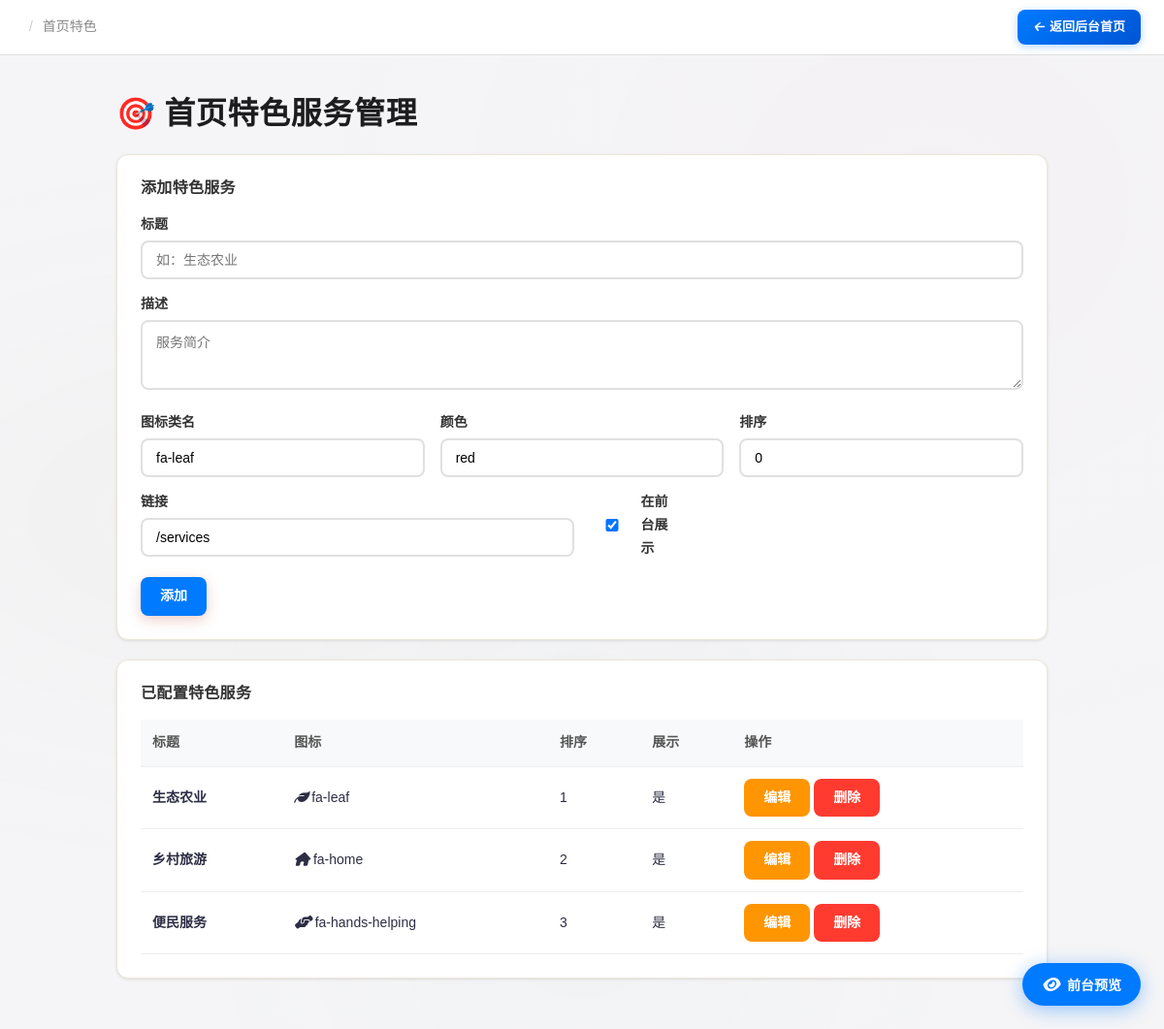
The page /admin/home-features (signed in) on the database its author committed.
### models.py (models this page shows)
class HomeFeature(db.Model):
    __tablename__ = "home_features"
    id = db.Column(db.Integer, primary_key=True)
    title = db.Column(db.String(100), nullable=False)  # 标题，如「生态农业」
    description = db.Column(db.Text, default="")  # 描述
    icon = db.Column(db.String(50), default="fa-leaf")  # FontAwesome 图标类名
    icon_color = db.Column(
        db.String(20), default="red"
    )  # red/jade/gold/ink 对应现有配色
    link = db.Column(db.String(200), default="/services")  # 了解更多链接
    sort_order = db.Column(db.Integer, default=0)  # 排序（越小越靠前）
    is_active = db.Column(db.Boolean, default=True)  # 是否在前台展示
    created_at = db.Column(db.DateTime, default=datetime.utcnow)

### routes/admin.py (the view, shortened to what this page needs)
@admin_bp.route("/admin/home-features", methods=["GET", "POST"])
@admin_required
def admin_home_features():
    features = HomeFeature.query.order_by(
        HomeFeature.sort_order, HomeFeature.id
    ).all()
    return render_template("admin_home_features.html", features=features)

### models.py (called while the page is built)
    @classmethod
    def get(cls):
        try:
            row = cls.query.first()
        except Exception:
            row = None
        if row is None:
            row = cls(id=1, **cls.default_values())
        return row

    @property
    def nav_items(self):
        try:
            items = json.loads(self.nav_menu) if self.nav_menu else []
        except (json.JSONDecodeError, TypeError):
            items = []
        if not isinstance(items, list):
            items = []
        items = [i for i in items if i.get("is_active", True)]
        items.sort(key=lambda x: x.get("sort_order", 0))
        return items

    @property
    def footer_link_groups(self):
        try:
            groups = json.loads(self.footer_links) if self.footer_links else []
        except (json.JSONDecodeError, TypeError):
            groups = []
        return groups if isinstance(groups, list) else []

### templates/admin_home_features.html (shortened to what this page needs)
{% extends 'base.html' %} {% block title %}首页特色服务管理 - 管理后台{% endblock %}  {% block content %}
<div class="admin-wrap">
  <h2>🎯 首页特色服务管理</h2>
  <div class="card">
    <h3>添加特色服务</h3>
    <form method="post" action="{{ url_for('admin.admin_home_features') }}">
      <div class="form-group">
        <label for="title">标题</label>
        <input type="text" id="title" name="title" required placeholder="如：生态农业" />
      </div>
      <div class="form-group">
        <label for="description">描述</label>
        <textarea id="description" name="description" rows="3" placeholder="服务简介"></textarea>
      </div>
      <div class="row-3">
        <div class="form-group">
          <label for="icon">图标类名</label>
          <input type="text" id="icon" name="icon" value="fa-leaf" placeholder="fa-leaf" />
        </div>
        <div class="form-group">
          <label for="icon_color">颜色</label>
          <input type="text" id="icon_color" name="icon_color" value="red" placeholder="red/jade/gold" />
        </div>
        <div class="form-group">
          <label for="sort_order">排序</label>
          <input type="number" id="sort_order" name="sort_order" value="0" />
        </div>
      </div>
      <div class="row-2">
        <div class="form-group">
          <label for="link">链接</label>
          <input type="text" id="link" name="link" value="/services" placeholder="/services" />
        </div>
        <div class="form-group" style="display:flex; align-items:flex-end;">
          <label style="display:flex; align-items:center; gap:6px; font-weight:600;">
            <input type="checkbox" name="is_active" checked /> 在前台展示
          </label>
        </div>
      </div>
      <button type="submit" class="btn btn-primary">添加</button>
    </form>
  </div>
  <div class="card">
    <h3>已配置特色服务</h3>
    {% if features %}
    <div class="table-wrap">
      <table>
        <thead>
          <tr>
            <th>标题</th>
            <th>图标</th>
            <th>排序</th>
            <th>展示</th>
            <th>操作</th>
          </tr>
        </thead>
        <tbody>
          {% for f in features %}
          <tr>
            <td><strong>{{ f.title }}</strong></td>
            <td><i class="fas {{ f.icon }}"></i> {{ f.icon }}</td>
            <td>{{ f.sort_order }}</td>
            <td>{{ '是' if f.is_active else '否' }}</td>
            <td>
              <button class="btn btn-warning btn-sm" onclick="editFeature({{ f.id }}, '{{ f.title|e }}', '{{ f.description|e }}', '{{ f.icon }}', '{{ f.icon_color }}', '{{ f.link }}', {{ f.sort_order }}, {{ 'true' if f.is_active else 'false' }})">编辑</button>
              <button class="btn btn-danger btn-sm" onclick="deleteFeature({{ f.id }})">删除</button>
            </td>
          </tr>
          {% endfor %}
        </tbody>
      </table>
    </div>
    {% else %}
    <p style="color:#999; text-align:center; padding:20px;">暂无特色服务，请添加</p>
    {% endif %}
  </div>
</div>
{% endblock %}

### static/css/style.css (style rules this page uses)
:root { --cinnabar: #c45c48; --cinnabar-light: #d97b6a; --cinnabar-pale: #f5e0dc; --jade: #5a8a7f; --jade-light: #7ab5a8; --jade-pale: #e0f0ec; --gold: #b8956a; --gold-light: #d4b896; --gold-pale: #f5efe6; --ink-dark: #1a1a2e; --ink: #2d2d44; --ink-light: #4a4a6a; --ink-muted: #7a7a9a; --paper: #faf8f3; --paper-warm: #f5f0e8; --paper-deep: #ebe5d9; --shadow-sm: 0 1px 3px rgba(26, 26, 46, 0.06); --shadow-md: 0 4px 16px rgba(26, 26, 46, 0.08); --shadow-lg: 0 8px 32px rgba(26, 26, 46, 0.1); --shadow-xl: 0 16px 48px rgba(26, 26, 46, 0.12); --font-display: "Noto Serif SC", "Source Han Serif SC", serif; --font-body: "Noto Sans SC", "PingFang SC", "Microsoft YaHei", sans-serif; --font-mono: "JetBrains Mono", "Fira Code", monospace; --radius-sm: 8px; --radius-md: 12px; --radius-lg: 16px; --radius-xl: 20px; --radius-full: 9999px; --space-1: 4px; --space-2: 8px; --space-3: 12px; --space-4: 16px; --space-5: 20px; --space-6: 24px; --space-8: 32px; --space-10: 40px; --space-12: 48px; --space-16: 64px; --ease-out: cubic-bezier(0.16, 1, 0.3, 1); --ease-in-out: cubic-bezier(0.65, 0, 0.35, 1); --duration-fast: 150ms; --duration-normal: 250ms; --duration-slow: 400ms; }
*, *::before, *::after { box-sizing: border-box; margin: 0; padding: 0; }
html { font-size: 16px; -webkit-font-smoothing: antialiased; -moz-osx-font-smoothing: grayscale; }
body { font-family: var(--font-body); background: var(--paper); color: var(--ink); line-height: 1.7; min-height: 100vh; display: flex; flex-direction: column; }
h1, h2, h3, h4, h5, h6 { font-family: var(--font-display); font-weight: 700; line-height: 1.3; color: var(--ink-dark); letter-spacing: 0.02em; }
h2 { font-size: clamp(1.4rem, 1.1rem + 1.5vw, 2rem); }
h3 { font-size: clamp(1.1rem, 0.95rem + 0.75vw, 1.35rem); }
.card { background: white; border-radius: var(--radius-lg); border: 1px solid var(--paper-deep); box-shadow: var(--shadow-sm); transition: all var(--duration-normal) var(--ease-out); }
.btn { display: inline-flex; align-items: center; justify-content: center; gap: var(--space-2); padding: 10px 24px; border-radius: var(--radius-md); font-size: 0.9rem; font-weight: 500; font-family: var(--font-body); cursor: pointer; transition: all var(--duration-fast) var(--ease-out); border: 1px solid transparent; line-height: 1.4; white-space: nowrap; }
.btn-primary { background: linear-gradient(135deg, var(--cinnabar), var(--cinnabar-light)); color: white; box-shadow: 0 4px 14px rgba(196, 92, 72, 0.3); }
.btn-sm { padding: 6px 14px; font-size: 0.8rem; }
.form-group { margin-bottom: var(--space-5); }
.form-group label { display: block; font-weight: 600; margin-bottom: var(--space-1); font-size: 0.85rem; color: var(--ink); }
table { width: 100%; border-collapse: collapse; font-size: 0.9rem; }
th { background: var(--paper-warm); padding: 12px 16px; text-align: left; font-weight: 600; color: var(--ink-light); border-bottom: 2px solid var(--paper-deep); white-space: nowrap; }
td { padding: 12px 16px; border-bottom: 1px solid var(--paper-deep); }

### templates/base.html (style rules this page uses)
body::before { content: ""; position: fixed; top: 0; left: 0; right: 0; bottom: 0; background-image: radial-gradient(ellipse at 20% 50%, rgba(184, 149, 106, 0.03) 0%, transparent 50%), radial-gradient(ellipse at 80% 20%, rgba(196, 92, 72, 0.02) 0%, transparent 50%), radial-gradient(ellipse at 50% 80%, rgba(90, 138, 127, 0.02) 0%, transparent 50%); pointer-events: none; z-index: 0; }
.card { background: white; border-radius: 16px; border: 1px solid var(--paper-deep); box-shadow: 0 2px 12px var(--shadow-soft); transition: all 0.4s cubic-bezier(0.4, 0, 0.2, 1); overflow: hidden; }
.btn { display: inline-flex; align-items: center; justify-content: center; gap: 6px; padding: 10px 24px; border-radius: 10px; font-size: 14px; font-weight: 500; cursor: pointer; transition: all 0.3s cubic-bezier(0.4, 0, 0.2, 1); border: none; outline: none; }
.btn-primary { background: linear-gradient(135deg, var(--cinnabar) 0%, var(--cinnabar-light) 100%); color: white; box-shadow: 0 4px 14px rgba(196, 92, 72, 0.3); }
body.is-admin { background: #f5f5f7; }

### rows shown on the page
HomeFeature: title "生态农业", icon "fa-leaf", sort_order "1", is_active "是"
HomeFeature: title "乡村旅游", icon "fa-home", sort_order "2", is_active "是"
HomeFeature: title "便民服务", icon "fa-hands-helping", sort_order "3", is_active "是"
